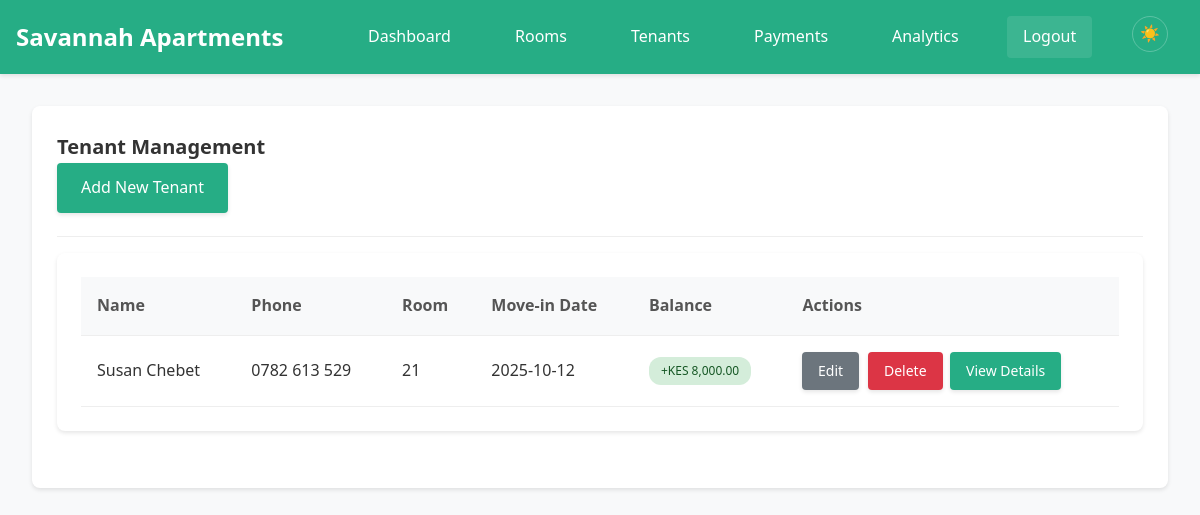
The page /tenants (signed in) on the database as committed earlier.
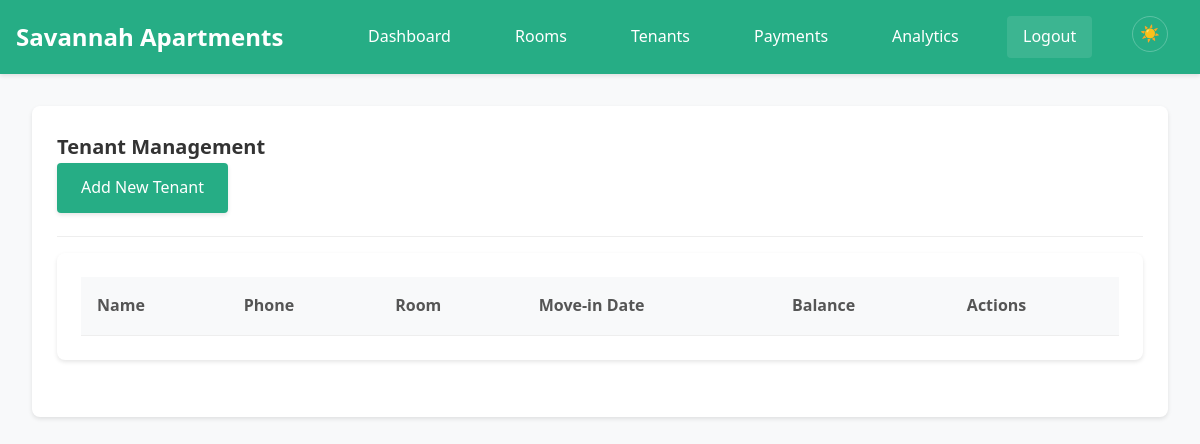
The same page on the database as committed later.
### tables this page shows
CREATE TABLE tenants (
            tenant_id INTEGER PRIMARY KEY AUTOINCREMENT,
            tenant_name TEXT NOT NULL,
            tenant_phone TEXT NOT NULL,
            room_id INTEGER,
            move_in_date DATE NOT NULL,
            balance REAL DEFAULT 0, credit_balance REAL DEFAULT 0, last_payment_date DATE, first_name TEXT, second_name TEXT, id_number TEXT, next_of_kin_name TEXT, next_of_kin_contact TEXT, relative_name TEXT, relative_id_number TEXT, relative_contact TEXT,
            FOREIGN KEY (room_id) REFERENCES rooms (room_id)
        );

### app.py (the view)
@app.route('/tenants')
@login_required
def tenants():
    conn = get_db_connection()
    tenants_rows = conn.execute('''
        SELECT
            t.tenant_id,
            t.tenant_name,
            t.tenant_phone,
            t.move_in_date,
            t.last_payment_date,
            r.room_number,
            r.monthly_rent,
            (
                SELECT COALESCE(SUM(p2.amount), 0)
                FROM payments p2
                WHERE p2.tenant_id = t.tenant_id
                  AND strftime('%Y-%m', p2.payment_date) = strftime('%Y-%m', 'now')
            ) as total_payments,
            (r.monthly_rent - ((
                SELECT COALESCE(SUM(p3.amount), 0)
                FROM payments p3
                WHERE p3.tenant_id = t.tenant_id
                  AND strftime('%Y-%m', p3.payment_date) = strftime('%Y-%m', 'now')
            ) + COALESCE(t.credit_balance, 0))) as balance
        FROM tenants t
        LEFT JOIN rooms r ON t.room_id = r.room_id
        GROUP BY t.tenant_id, t.tenant_name, t.tenant_phone, t.move_in_date, t.last_payment_date, r.room_number, r.monthly_rent
        ORDER BY t.tenant_name
    ''').fetchall()
    tenants = [dict(row) for row in tenants_rows]
    conn.close()
    return render_template('tenants.html', tenants=tenants)

### app.py (called while the page is built)
@app.template_filter('currency')
def currency_filter(value):
    if value is None:
        return "KES 0.00"
    return f"KES {value:,.2f}"

def get_db_connection():
    conn = sqlite3.connect(DATABASE, timeout=20.0)
    conn.row_factory = sqlite3.Row
    conn.execute('PRAGMA journal_mode=WAL')
    conn.execute('PRAGMA synchronous=NORMAL')
    conn.execute('PRAGMA cache_size=10000')
    conn.execute('PRAGMA temp_store=MEMORY')
    return conn

def login_required(f):
    @wraps(f)
    def decorated_function(*args, **kwargs):
        if 'logged_in' not in session:
            return redirect(url_for('login'))
        return f(*args, **kwargs)
    return decorated_function

### templates/tenants.html (shortened to what this page needs)
{% extends "base.html" %}
{% block content %}
<div class="card">
    <div class="card-header">
        <h1 class="card-title">Tenant Management</h1>
        <a href="{{ url_for('add_tenant') }}" class="btn btn-success">Add New Tenant</a>
    </div>
    <div class="table-container">
        <table class="table">
            <thead>
                <tr>
                    <th>Name</th>
                    <th>Phone</th>
                    <th>Room</th>
                    <th>Move-in Date</th>
                    <th>Balance</th>
                    <th>Actions</th>
                </tr>
            </thead>
            <tbody>
                {% for tenant in tenants %}
                <tr>
                    <td>{{ tenant.tenant_name }}</td>
                    <td>{{ tenant.tenant_phone }}</td>
                    <td>{{ tenant.room_number or 'No Room' }}</td>
                    <td>{{ tenant.move_in_date }}</td>
                    <td>
                        <span class="status-badge {% if tenant.balance <= 0 %}status-positive{% else %}status-negative{% endif %}">
                            {% if tenant.balance > 0 %}-{{ tenant.balance|currency }}{% else %}+{{ (tenant.balance|abs)|currency }}{% endif %}
                        </span>
                    </td>
                    <td>
                        <div class="action-buttons">
                            <a href="{{ url_for('edit_tenant', tenant_id=tenant.tenant_id) }}" class="btn btn-sm btn-secondary">Edit</a>
                            <a href="{{ url_for('delete_tenant', tenant_id=tenant.tenant_id) }}"
                               class="btn btn-sm btn-danger delete-btn"
                               data-message="Delete Tenant"
                               data-details="Are you sure you want to delete this tenant? This will also delete all their payment records."
                               data-url="{{ url_for('delete_tenant', tenant_id=tenant.tenant_id) }}">Delete</a>
                            <a href="{{ url_for('tenant_details_view', tenant_id=tenant.tenant_id) }}" class="btn btn-sm btn-info">View Details</a>
                        </div>
                    </td>
                </tr>
                {% endfor %}
            </tbody>
        </table>
    </div>
</div>
{% endblock %}

Rows that differ between the two databases and show on the page:
removed tenants: tenant_name "Susan Chebet", tenant_phone "0782 613 529", room "21", move_in_date "2025-10-12", balance "KES 8,000.00"
